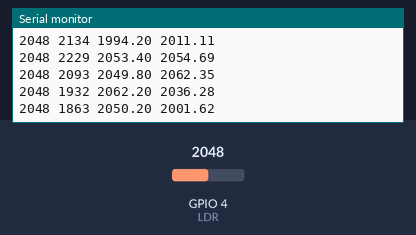
Simulated run of this program. Board: ESP32-S3. On the bench: the last lines printed to the serial monitor. The test bench sets the inputs (shaded band); at power-on: GPIO 4 (LDR) = 2048. Random numbers use the default seed unless the program sets one.

Above: at 1.2 s.
1.3 s: GPIO 4 (LDR) set to 2866
At 1.31 s:
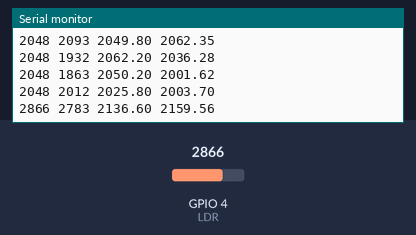
2.8 s: GPIO 4 (LDR) set to 3603
At 2.81 s:
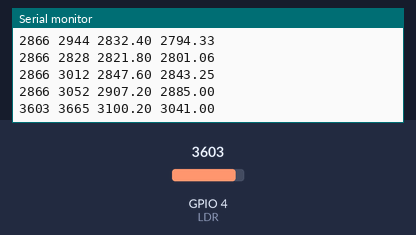
Timing chart, 0 to 5.8 s (numbered marks = the images above; inputs shaded):
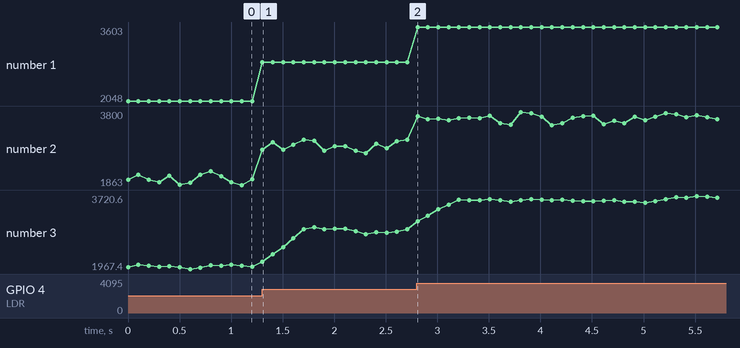

Measured:
- after the input at 1.3 s, the serial monitor: prints a new line at once (image 1)
- plotted number 1: 2048 → 2866 after the input at 1.3 s
- plotted number 2: 2012 → 3052 after the input at 1.3 s
- plotted number 3: 2025.8 → 2907.2 after the input at 1.3 s

The program:

main.cpp
```cpp
#include <Arduino.h>
#include <vector>

int const LDR = 4;
float const EMA_COEFFICIENT = 0.2;

std::vector <int> ma;
float ema = NAN;

float average();
float exponentialAverage(int noisy);

void setup() {
  Serial.begin(115200);
  randomSeed(micros());
}

void loop() {
  int light = analogRead(LDR);
  int noisy = constrain(light + random(-200, 201), 0, 4095);

  ma.push_back(noisy);
  if (ma.size() > 5) {
    ma.erase(ma.begin());
  }

  if (isnan(ema)) {
    ema = noisy;
  }

  ema = exponentialAverage(noisy);

  Serial.print(light);
  Serial.print(" ");
  Serial.print(noisy);
  Serial.print(" ");
  Serial.print(average());
  Serial.print(" ");
  Serial.println(ema);

  delay(100);
}

float average() {
  int sum = 0;

  for (int v : ma) {
    sum += v;
  }

  return (float) sum / ma.size();
}

float exponentialAverage(int noisy)
{
  return EMA_COEFFICIENT * noisy + (1 - EMA_COEFFICIENT) * ema;
}
```
